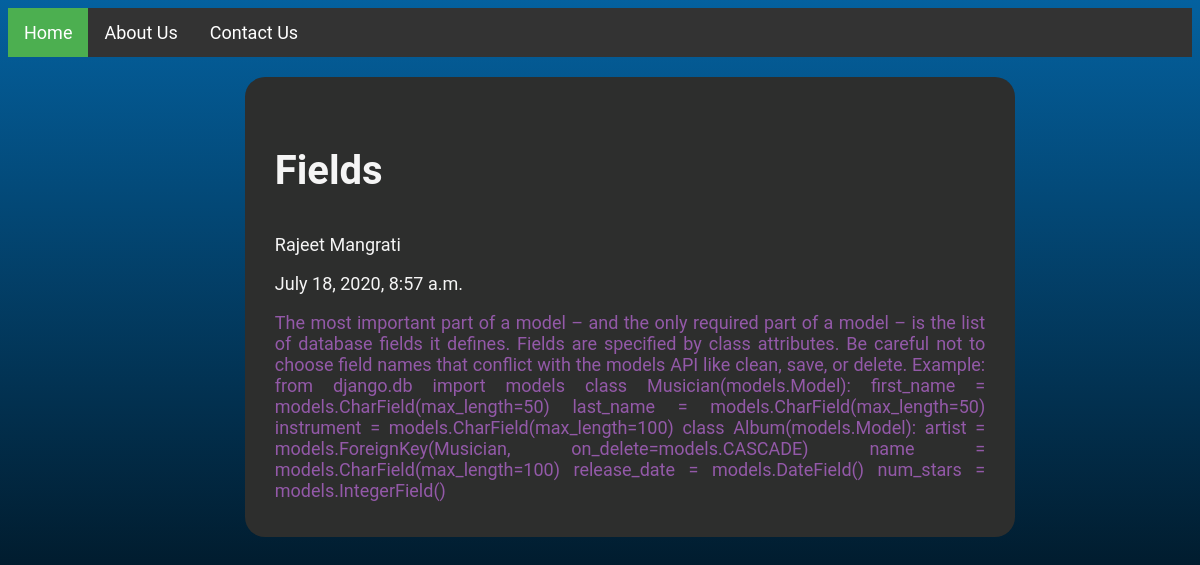
/blog/detail/3/, run on the app's committed database.
### blog/models.py (models this page shows)
class BlogTable(models.Model):
    blog_title = models.CharField(max_length=150)
    blog_data = models.TextField()
    created_at = models.DateTimeField()
    updated_at = models.DateTimeField(blank=True, null=True)
    author = models.ForeignKey(Author, on_delete=models.CASCADE)

class Author(models.Model):
    name = models.CharField(max_length=128)
    email = models.CharField(max_length=128)
    address = models.CharField(max_length=128)

### blog/views.py (the view)
# urls.py: path("detail/<int:blog_id>/", detail, name="detail"),
def detail(request, blog_id):
    blog_obj = get_object_or_404(BlogTable, id=blog_id)
    print(blog_obj.blog_title)
    context = {
        "data": blog_obj
    }
    return render(request, "blog/detail.html", context)

### blog/template/blog/detail.html (shortened to what this page needs)
{% extends 'blog/base.html' %}
{% block main_content %}
    <div class="detail-card">
        <h3 class="title">{{data.blog_title}}</h3>
        <p>{{data.author.name}}</p>
        <p>{{ data.created_at }}</p>
        <p class="data">{{ data.blog_data }}</p>
    </div>
{% endblock %}

### blog/template/blog/base.html (style rules this page uses)
body { background-image: linear-gradient(to bottom, #04619F , #000000); background-size: cover; background-position: center; background-repeat: no-repeat; background-attachment: fixed; height: 650px; position: relative; color: whitesmoke; font-family: "Roboto", sans-serif; font-size: 18px; }

### blog/template/blog/detail.html (style rules this page uses)
.detail-card { width: 60%; height:400px; margin-left:20%; background-color:#2d2e2d; border-radius: 20px; padding:30px; margin-top:20px; text-align: justify; }
.title { font-size: 40px; text-align:left; }
.data { color:#9359a8; }

### data on the page
BlogTable: blog_title "Fields", author.name "Rajeet Mangrati", created_at "July 18, 2020, 8:57 a.m.", blog_data "The most important part of a model – and the only required part of a model – is the list of database fields it defines. Fields are specified by class attributes. Be careful not to choose field names that conflict with the models API like clean, save, or delete. Example: from django.db import models class Musician(models.Model): first_name = models.CharField(max_length=50) last_name = models.CharField(max_length=50) instrument = models.CharField(max_length=100) class Album(models.Model): artist = models.ForeignKey(Musician, on_delete=models.CASCADE) name = models.CharField(max_length=100) release_date = models.DateField() num_stars = models.IntegerField()"
